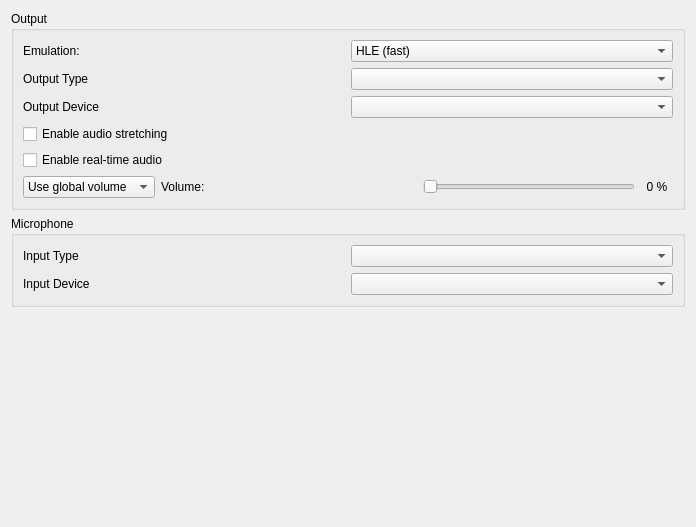
<?xml version="1.0" encoding="UTF-8"?>
<ui version="4.0">
 <class>ConfigureAudio</class>
 <widget class="QWidget" name="ConfigureAudio">
  <property name="geometry">
   <rect>
    <x>0</x>
    <y>0</y>
    <width>696</width>
    <height>527</height>
   </rect>
  </property>
  <layout class="QVBoxLayout">
   <item>
    <widget class="QGroupBox" name="groupBox">
     <property name="title">
      <string>Output</string>
     </property>
     <layout class="QVBoxLayout">
      <item>
      <widget class="QWidget" name="widget_emulation" native="true">
        <layout class="QHBoxLayout" name="horizontalLayout_emulation">
            <property name="leftMargin">
            <number>0</number>
            </property>
            <property name="topMargin">
            <number>0</number>
            </property>
            <property name="rightMargin">
            <number>0</number>
            </property>
            <property name="bottomMargin">
            <number>0</number>
            </property>
            <item>
            <widget class="QLabel" name="label_emulation">
            <property name="text">
            <string>Emulation:</string>
            </property>
            </widget>
            </item>
            <item>
            <widget class="QComboBox" name="emulation_combo_box">
            <item>
            <property name="text">
                <string>HLE (fast)</string>
            </property>
            </item>
            <item>
            <property name="text">
                <string>LLE (accurate)</string>
            </property>
            </item>
            <item>
            <property name="text">
                <string>LLE multi-core</string>
            </property>
            </item>
            </widget>
            </item>
        </layout>
       </widget>
      </item>
      <item>
       <layout class="QGridLayout" name="output_layout" columnstretch="1,1">
        <item row="0" column="0">
         <widget class="QLabel" name="output_type_label">
          <property name="text">
           <string>Output Type</string>
          </property>
         </widget>
        </item>
        <item row="0" column="1">
         <widget class="QComboBox" name="output_type_combo_box"/>
        </item>
        <item row="1" column="0">
         <widget class="QLabel" name="output_device_label">
          <property name="text">
           <string>Output Device</string>
          </property>
         </widget>
        </item>
        <item row="1" column="1">
         <widget class="QComboBox" name="output_device_combo_box"/>
        </item>
       </layout>
      </item>
      <item>
       <widget class="QCheckBox" name="toggle_audio_stretching">
        <property name="toolTip">
         <string>This post-processing effect adjusts audio speed to match emulation speed and helps prevent audio stutter. This however increases audio latency.</string>
        </property>
        <property name="text">
         <string>Enable audio stretching</string>
        </property>
       </widget>
      </item>
      <item>
       <widget class="QCheckBox" name="toggle_realtime_audio">
        <property name="toolTip">
         <string>Simulates the Nintendo 3DS audio for HLE, fixing audio lag when speed is lower from 100%. Might cause audio desync issues</string>
        </property>
        <property name="text">
         <string>Enable real-time audio</string>
        </property>
       </widget>
      </item>
      <item>
       <widget class="QWidget" name="volume_layout" native="true">
        <layout class="QHBoxLayout" name="horizontalLayout_2">
         <property name="leftMargin">
          <number>0</number>
         </property>
         <property name="topMargin">
          <number>0</number>
         </property>
         <property name="rightMargin">
          <number>0</number>
         </property>
         <property name="bottomMargin">
          <number>0</number>
         </property>
         <item>
          <widget class="QComboBox" name="volume_combo_box">
           <item>
            <property name="text">
             <string>Use global volume</string>
            </property>
           </item>
           <item>
            <property name="text">
             <string>Set volume:</string>
            </property>
           </item>
          </widget>
         </item>
         <item>
          <widget class="QLabel" name="volume_label">
           <property name="text">
            <string>Volume:</string>
           </property>
          </widget>
         </item>
         <item>
          <spacer name="horizontalSpacer">
           <property name="orientation">
            <enum>Qt::Horizontal</enum>
           </property>
           <property name="sizeHint" stdset="0">
            <size>
             <width>30</width>
             <height>20</height>
            </size>
           </property>
          </spacer>
         </item>
         <item>
          <widget class="QSlider" name="volume_slider">
           <property name="sizePolicy">
            <sizepolicy hsizetype="Expanding" vsizetype="Fixed">
             <horstretch>0</horstretch>
             <verstretch>0</verstretch>
            </sizepolicy>
           </property>
           <property name="maximum">
            <number>100</number>
           </property>
           <property name="pageStep">
            <number>5</number>
           </property>
           <property name="orientation">
            <enum>Qt::Horizontal</enum>
           </property>
          </widget>
         </item>
         <item>
          <widget class="QLabel" name="volume_indicator">
           <property name="minimumSize">
            <size>
             <width>32</width>
             <height>0</height>
            </size>
           </property>
           <property name="text">
            <string>0 %</string>
           </property>
           <property name="alignment">
            <set>Qt::AlignCenter</set>
           </property>
          </widget>
         </item>
        </layout>
       </widget>
      </item>
     </layout>
    </widget>
   </item>
   <item>
    <widget class="QGroupBox" name="input_layout">
     <property name="title">
      <string>Microphone</string>
     </property>
     <layout class="QGridLayout" name="input_inner_layout" columnstretch="1,1">
      <item row="0" column="0">
       <widget class="QLabel" name="input_type_label">
        <property name="text">
         <string>Input Type</string>
        </property>
       </widget>
      </item>
      <item row="0" column="1">
       <widget class="QComboBox" name="input_type_combo_box"/>
      </item>
      <item row="1" column="0">
       <widget class="QLabel" name="input_device_label">
        <property name="text">
         <string>Input Device</string>
        </property>
       </widget>
      </item>
      <item row="1" column="1">
       <widget class="QComboBox" name="input_device_combo_box"/>
      </item>
     </layout>
    </widget>
   </item>
   <item>
    <spacer>
     <property name="orientation">
      <enum>Qt::Vertical</enum>
     </property>
     <property name="sizeHint" stdset="0">
      <size>
       <width>167</width>
       <height>55</height>
      </size>
     </property>
    </spacer>
   </item>
  </layout>
 </widget>
 <tabstops>
  <tabstop>emulation_combo_box</tabstop>
  <tabstop>toggle_audio_stretching</tabstop>
  <tabstop>volume_slider</tabstop>
  <tabstop>output_type_combo_box</tabstop>
  <tabstop>output_device_combo_box</tabstop>
  <tabstop>input_type_combo_box</tabstop>
  <tabstop>input_device_combo_box</tabstop>
 </tabstops>
 <resources/>
 <connections/>
</ui>
